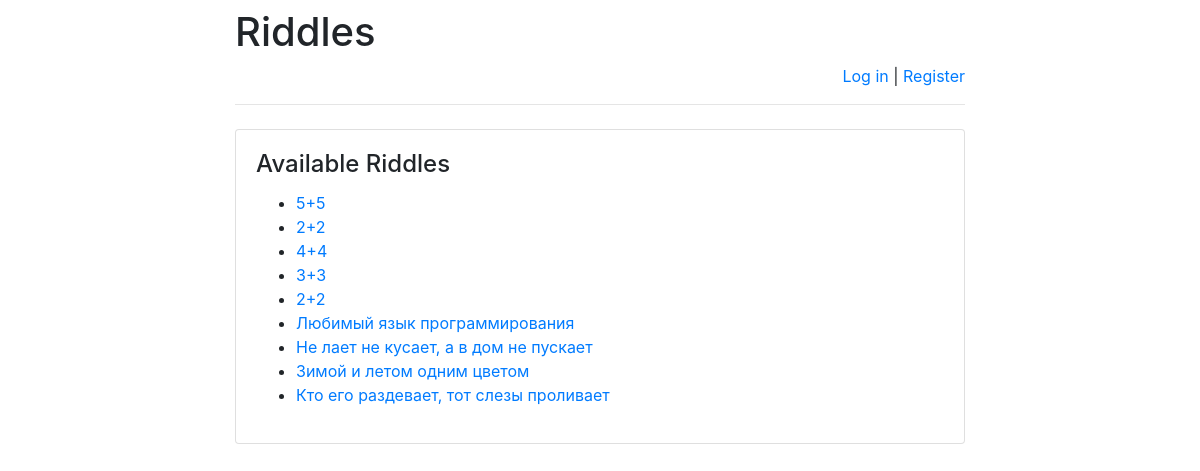
/riddles/, run on an earlier commit of the app's database.
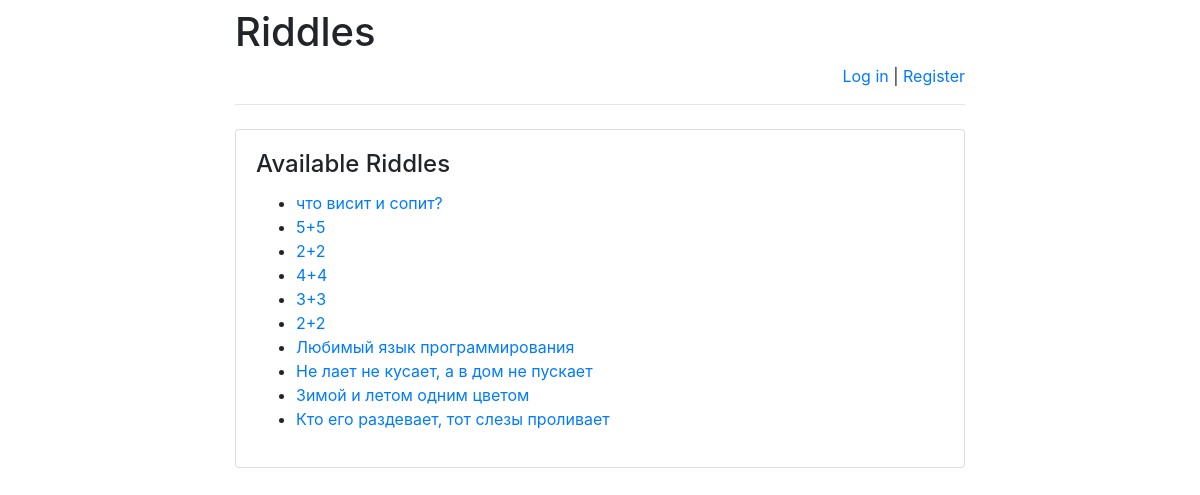
And on a later commit of the database.
### riddles/models.py (models this page shows)
class Riddle(models.Model):
    riddle_text = models.CharField(max_length=255)
    pub_date = models.DateTimeField('date published')

### riddles/views.py (the view)
# urls.py: path(r'', views.index, name='index'),
def index(request):
    message = None
    if "message" in request.GET:
        message = request.GET["message"]
    return render(
        request,
        "index.html",
        {
            "latest_riddles": Riddle.objects.order_by('-pub_date')[:15],
            "message": message
        }
    )

### templates/index.html (shortened to what this page needs)
{% extends 'base.html' %}
{% block main %}
    <h4 class="card-title">Available Riddles</h4>
    {% if latest_riddles %}
        <ul>
            {% for riddle in latest_riddles %}
                <li>
                    <a href="/riddles/{{ riddle.id }}/">
                        {{ riddle.riddle_text }}
                    </a>
                </li>
            {% endfor %}
        </ul>
    {% else %}
        <p>No riddles are available right now.</p>
    {% endif %}
{% endblock %}

What changed in the data, as far as the page shows it:
added Riddle: riddle_text "что висит и сопит?"
